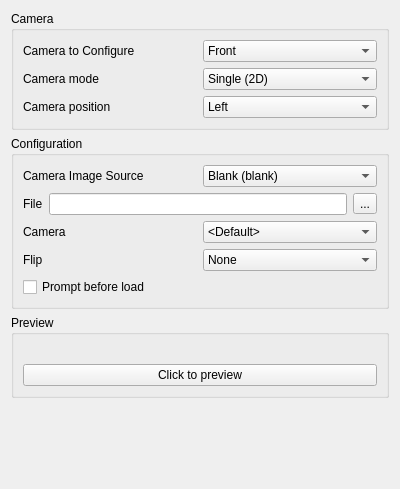
<?xml version="1.0" encoding="UTF-8"?>
<ui version="4.0">
 <class>ConfigureCamera</class>
 <widget class="QWidget" name="ConfigureCamera">
  <property name="geometry">
   <rect>
    <x>0</x>
    <y>0</y>
    <width>400</width>
    <height>489</height>
   </rect>
  </property>
  <property name="windowTitle">
   <string>Form</string>
  </property>
  <layout class="QVBoxLayout" name="verticalLayout">
   <item>
    <widget class="QGroupBox" name="groupBox">
     <property name="title">
      <string>Camera</string>
     </property>
     <layout class="QVBoxLayout" name="verticalLayout_2">
      <item>
       <layout class="QHBoxLayout" name="horizontalLayout">
        <item>
         <widget class="QLabel" name="camera_selection_label">
          <property name="toolTip">
           <string>Select the camera to configure</string>
          </property>
          <property name="text">
           <string>Camera to Configure</string>
          </property>
         </widget>
        </item>
        <item>
         <widget class="QComboBox" name="camera_selection">
          <property name="toolTip">
           <string>Select the camera to configure</string>
          </property>
          <item>
           <property name="text">
            <string>Front</string>
           </property>
          </item>
          <item>
           <property name="text">
            <string>Rear</string>
           </property>
          </item>
         </widget>
        </item>
       </layout>
      </item>
      <item>
       <layout class="QHBoxLayout" name="horizontalLayout_2">
        <item>
         <widget class="QLabel" name="camera_mode_label">
          <property name="toolTip">
           <string>Select the camera mode (single or double)</string>
          </property>
          <property name="text">
           <string>Camera mode</string>
          </property>
         </widget>
        </item>
        <item>
         <widget class="QComboBox" name="camera_mode">
          <property name="toolTip">
           <string>Select the camera mode (single or double)</string>
          </property>
          <item>
           <property name="text">
            <string>Single (2D)</string>
           </property>
          </item>
          <item>
           <property name="text">
            <string>Double (3D)</string>
           </property>
          </item>
         </widget>
        </item>
       </layout>
      </item>
      <item>
       <layout class="QHBoxLayout" name="horizontalLayout_3">
        <item>
         <widget class="QLabel" name="camera_position_label">
          <property name="toolTip">
           <string>Select the position of camera to configure</string>
          </property>
          <property name="text">
           <string>Camera position</string>
          </property>
         </widget>
        </item>
        <item>
         <widget class="QComboBox" name="camera_position">
          <property name="toolTip">
           <string>Select the position of camera to configure</string>
          </property>
          <item>
           <property name="text">
            <string>Left</string>
           </property>
          </item>
          <item>
           <property name="text">
            <string>Right</string>
           </property>
          </item>
         </widget>
        </item>
       </layout>
      </item>
     </layout>
    </widget>
   </item>
   <item>
    <widget class="QGroupBox" name="configurationBox">
     <property name="title">
      <string>Configuration</string>
     </property>
     <layout class="QVBoxLayout" name="verticalLayout_configuration">
      <item>
       <layout class="QHBoxLayout" name="horizontalLayout_4">
        <item>
         <widget class="QLabel" name="image_source_label">
          <property name="toolTip">
           <string>Select where the image of the emulated camera comes from. It may be an image or a real camera.</string>
          </property>
          <property name="text">
           <string>Camera Image Source</string>
          </property>
         </widget>
        </item>
        <item>
         <widget class="QComboBox" name="image_source">
          <property name="toolTip">
           <string>Select where the image of the emulated camera comes from. It may be an image or a real camera.</string>
          </property>
          <item>
           <property name="text">
            <string>Blank (blank)</string>
           </property>
          </item>
          <item>
           <property name="text">
            <string>Still Image (image)</string>
           </property>
          </item>
          <item>
           <property name="text">
            <string>System Camera (qt)</string>
           </property>
          </item>
         </widget>
        </item>
       </layout>
      </item>
      <item>
       <layout class="QHBoxLayout" name="horizontalLayout_6">
        <item>
         <widget class="QLabel" name="camera_file_label">
          <property name="frameShape">
           <enum>QFrame::NoFrame</enum>
          </property>
          <property name="text">
           <string>File</string>
          </property>
         </widget>
        </item>
        <item>
         <widget class="QLineEdit" name="camera_file"/>
        </item>
        <item>
         <widget class="QToolButton" name="toolButton">
          <property name="text">
           <string>...</string>
          </property>
         </widget>
        </item>
       </layout>
      </item>
      <item>
       <layout class="QHBoxLayout" name="horizontalLayout_7">
        <item>
         <widget class="QLabel" name="system_camera_label">
          <property name="toolTip">
           <string>Select the system camera to use</string>
          </property>
          <property name="frameShape">
           <enum>QFrame::NoFrame</enum>
          </property>
          <property name="text">
           <string>Camera</string>
          </property>
         </widget>
        </item>
        <item>
         <widget class="QComboBox" name="system_camera">
          <property name="sizePolicy">
           <sizepolicy hsizetype="Maximum" vsizetype="Fixed">
            <horstretch>0</horstretch>
            <verstretch>0</verstretch>
           </sizepolicy>
          </property>
          <property name="maximumSize">
           <size>
            <width>250</width>
            <height>16777215</height>
           </size>
          </property>
          <property name="toolTip">
           <string>Select the system camera to use</string>
          </property>
          <item>
           <property name="text">
            <string>&lt;Default&gt;</string>
           </property>
          </item>
         </widget>
        </item>
       </layout>
      </item>
      <item>
       <layout class="QHBoxLayout" name="horizontalLayout_8">
        <item>
         <widget class="QLabel" name="camera_flip_label">
          <property name="toolTip">
           <string>Select the image flip to apply</string>
          </property>
          <property name="frameShape">
           <enum>QFrame::NoFrame</enum>
          </property>
          <property name="text">
           <string>Flip</string>
          </property>
         </widget>
        </item>
        <item>
         <widget class="QComboBox" name="camera_flip">
          <property name="enabled">
           <bool>true</bool>
          </property>
          <property name="sizePolicy">
           <sizepolicy hsizetype="Maximum" vsizetype="Fixed">
            <horstretch>0</horstretch>
            <verstretch>0</verstretch>
           </sizepolicy>
          </property>
          <property name="maximumSize">
           <size>
            <width>800</width>
            <height>16777215</height>
           </size>
          </property>
          <property name="toolTip">
           <string>Select the image flip to apply</string>
          </property>
          <item>
           <property name="text">
            <string>None</string>
           </property>
          </item>
          <item>
           <property name="text">
            <string>Horizontal</string>
           </property>
          </item>
          <item>
           <property name="text">
            <string>Vertical</string>
           </property>
          </item>
          <item>
           <property name="text">
            <string>Reverse</string>
           </property>
          </item>
         </widget>
        </item>
       </layout>
      </item>
      <item>
       <widget class="QCheckBox" name="prompt_before_load">
        <property name="toolTip">
         <string>Select an image file every time before the camera is loaded</string>
        </property>
        <property name="text">
         <string>Prompt before load</string>
        </property>
       </widget>
      </item>
     </layout>
    </widget>
   </item>
   <item>
    <widget class="QGroupBox" name="previewBox">
     <property name="title">
      <string>Preview</string>
     </property>
     <layout class="QVBoxLayout" name="verticalLayout_3">
      <item>
       <widget class="QLabel" name="preview_box">
        <property name="baseSize">
         <size>
          <width>512</width>
          <height>384</height>
         </size>
        </property>
        <property name="toolTip">
         <string>Resolution: 512*384</string>
        </property>
        <property name="text">
         <string/>
        </property>
       </widget>
      </item>
      <item>
       <widget class="QPushButton" name="preview_button">
        <property name="text">
         <string>Click to preview</string>
        </property>
       </widget>
      </item>
     </layout>
    </widget>
   </item>
   <item>
    <spacer>
     <property name="orientation">
      <enum>Qt::Vertical</enum>
     </property>
     <property name="sizeHint" stdset="0">
      <size>
       <width>20</width>
       <height>40</height>
      </size>
     </property>
    </spacer>
   </item>
  </layout>
 </widget>
 <tabstops>
  <tabstop>camera_selection</tabstop>
  <tabstop>camera_mode</tabstop>
  <tabstop>camera_position</tabstop>
  <tabstop>image_source</tabstop>
  <tabstop>camera_file</tabstop>
  <tabstop>toolButton</tabstop>
  <tabstop>system_camera</tabstop>
  <tabstop>camera_flip</tabstop>
  <tabstop>prompt_before_load</tabstop>
  <tabstop>preview_button</tabstop>
 </tabstops>
 <resources/>
 <connections/>
</ui>
